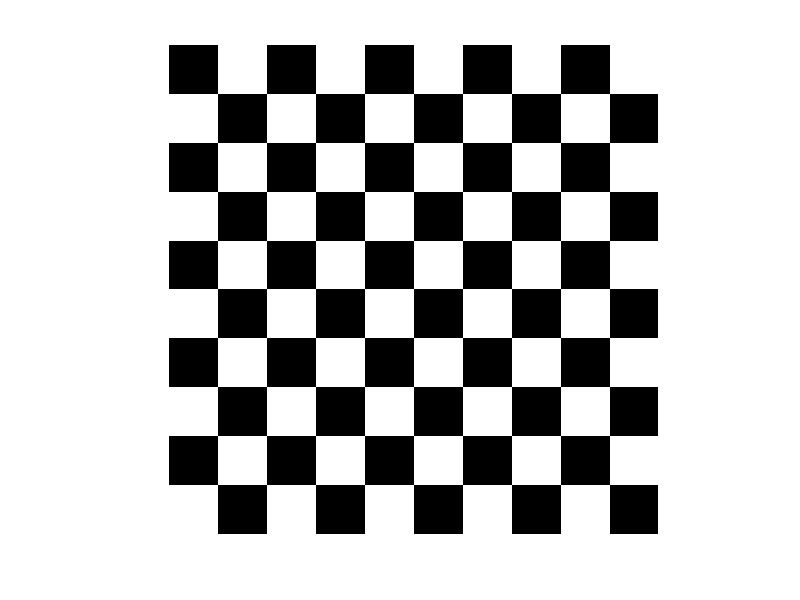

The MATLAB source for this figure:
  m = zeros(10,10);
  [l,c] = size(m);
  for linha = 1: l
    for coluna = 1 : c
        if (rem(linha+coluna,2) == 0)
          m(linha,coluna) = 0;
         else
          m(linha,coluna) = 1;
        end
    end
  end

  imshow(m);